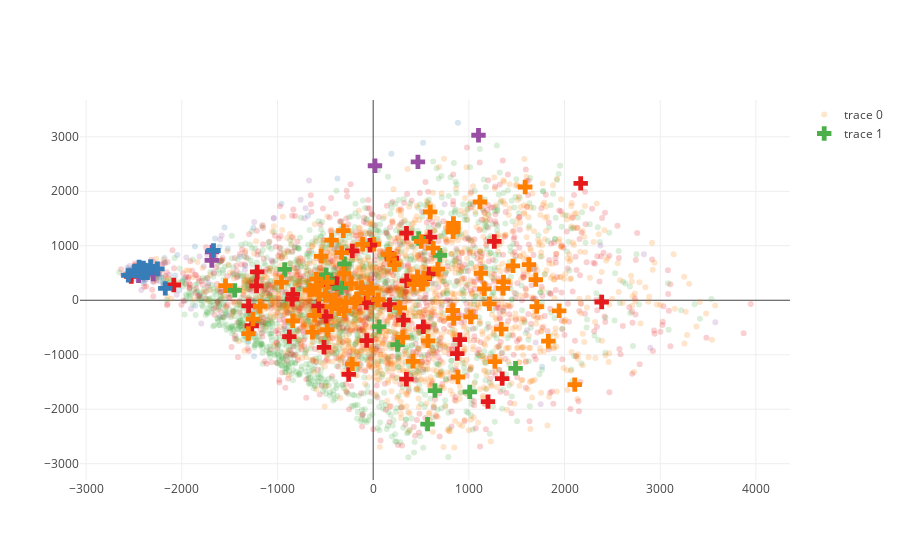

Notebook code for this chart:
### Code cell
pca_by_user(user_id)

### Figure 1 — Plotly figure (JSON) as saved in the notebook; plotly's stock layout.template omitted (floating-point values rounded to 4 significant figures; data arrays with more than 128 entries replaced by an {"elided": "..."} marker saying what was removed)
{"data": [{"marker": {"color": {"elided": "4795 str values"}, "opacity": 0.2}, "mode": "markers", "type": "scatter", "x": {"elided": "4795 float values"}, "y": {"elided": "4795 float values"}}, {"marker": {"color": {"elided": "149 str values"}, "opacity": 1, "size": 12, "symbol": "cross"}, "mode": "markers", "type": "scatter", "x": {"elided": "149 float values"}, "y": {"elided": "149 float values"}}], "layout": {}}
